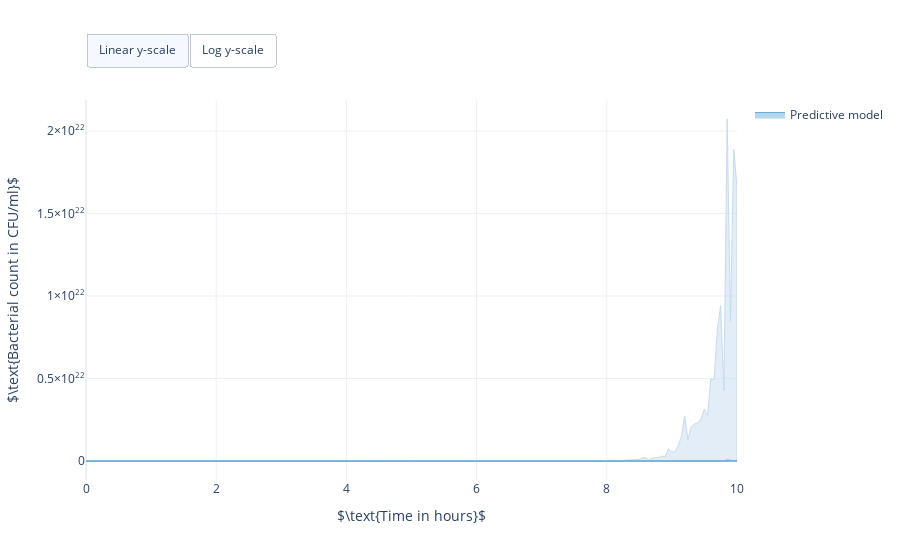

The notebook cell this image was saved under:
### Markdown cell above
## Prior predictive check

1. Bounds parameters to realistic orders of magnitudes
2. Checks that parameters within these bounds can lead to feasible bacterial
    count predictions.

### Code cell
# Define prior distribution
log_priors = [
    pints.UniformLogPrior(0, 1E6),      # Initial bacterial count in CFU/ml
    pints.UniformLogPrior(0, 10000),    # EC 50 in ng/ml
    pints.UniformLogPrior(0, 5),        # Growth rate in 1/h
    pints.UniformLogPrior(0, 5),        # Kill rate in 1/h
    pints.UniformLogPrior(0, 3)]        # Sigma log Bacterial count
log_prior = pints.ComposedLogPrior(*log_priors)

# Compose prior predictive model
predictive_model = problem.get_predictive_model(exclude_pop_model=True)
prior_predictive_model = chi.PriorPredictiveModel(
    predictive_model, log_prior)

# Set dosing regimen (dose 10 mg is similar to ID 10)
prior_predictive_model.set_dosing_regimen(dose=10000, start=4, period=6, num=5)

# Sample from prior predictive model
n_samples = 100
times = np.linspace(0, 10, num=200)
samples = prior_predictive_model.sample(times, n_samples)

# Illustrate prior predictive model
fig = chi.plots.PDPredictivePlot()
fig.add_prediction(
    data=samples,
    biomarker='Bacterial count in CFU/ml',
    bulk_probs=[0.3, 0.6, 0.9])
fig.set_axis_labels(
    xlabel=r'$\text{Time in hours}$',
    ylabel=r'$\text{Bacterial count in CFU/ml}$')
fig.show()

### Figure 1 — Plotly figure (JSON) as saved in the notebook; plotly's stock layout.template omitted (floating-point values rounded to 4 significant figures; data arrays with more than 128 entries replaced by an {"elided": "..."} marker saying what was removed)
{"data": [{"fill": "toself", "hoverinfo": "text", "legendgroup": "Model prediction", "line": {"color": "rgb(198,219,239)", "width": 1}, "name": "Predictive model", "showlegend": false, "text": "0.9 Bulk", "type": "scatter", "x": {"elided": "400 float values"}, "y": {"elided": "400 float values"}}, {"fill": "toself", "hoverinfo": "text", "legendgroup": "Model prediction", "line": {"color": "rgb(158,202,225)", "width": 1}, "name": "Predictive model", "showlegend": false, "text": "0.6 Bulk", "type": "scatter", "x": {"elided": "400 float values"}, "y": {"elided": "400 float values"}}, {"fill": "toself", "hoverinfo": "text", "legendgroup": "Model prediction", "line": {"color": "rgb(107,174,214)", "width": 1}, "name": "Predictive model", "showlegend": true, "text": "0.3 Bulk", "type": "scatter", "x": {"elided": "400 float values"}, "y": {"elided": "400 float values"}}], "layout": {"autosize": true, "updatemenus": [{"buttons": [{"args": [{"yaxis.type": "linear"}], "label": "Linear y-scale", "method": "relayout"}, {"args": [{"yaxis.type": "log"}], "label": "Log y-scale", "method": "relayout"}], "direction": "left", "pad": {"r": 0, "t": -10}, "showactive": true, "type": "buttons", "x": 0, "xanchor": "left", "y": 1.15, "yanchor": "top"}], "xaxis": {"title": {"text": "$\\text{Time in hours}$"}}, "yaxis": {"title": {"text": "$\\text{Bacterial count in CFU/ml}$"}}}}
